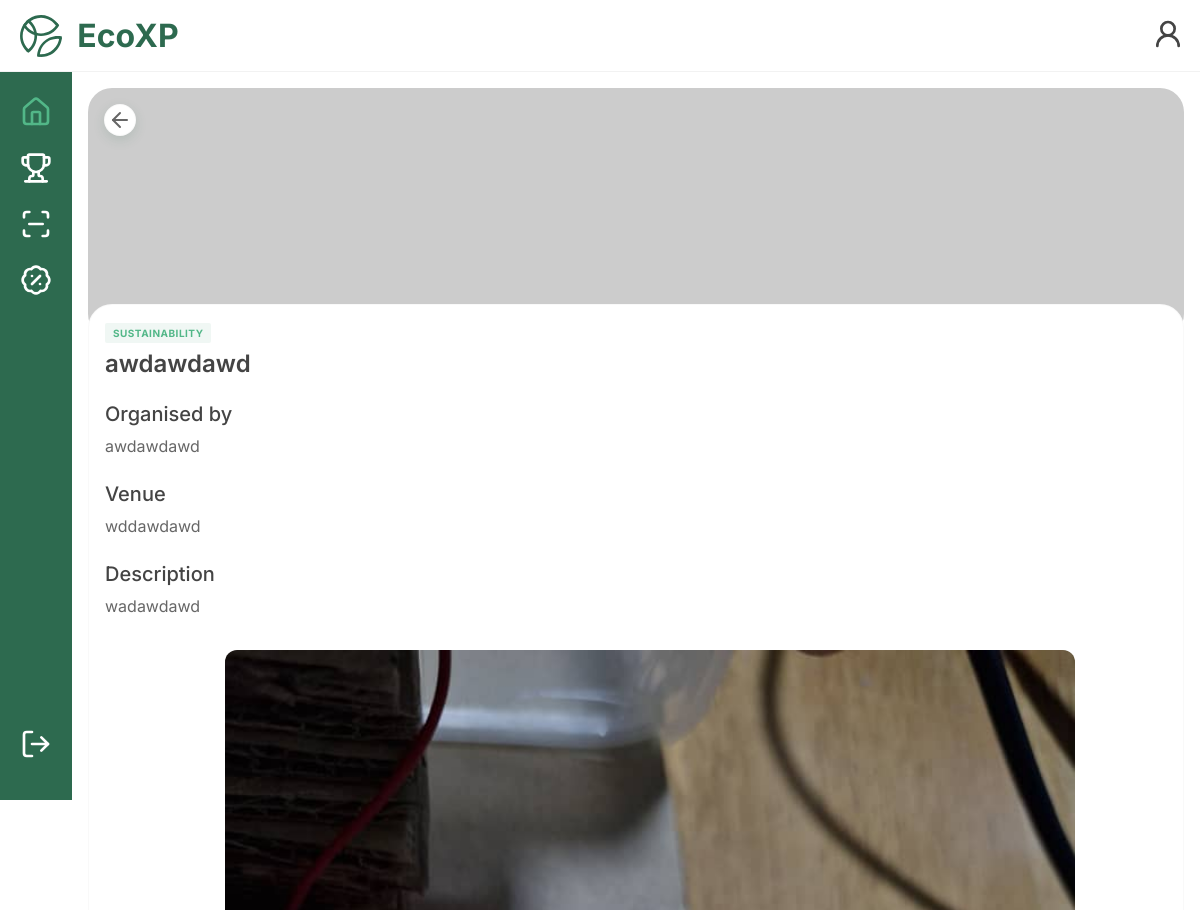
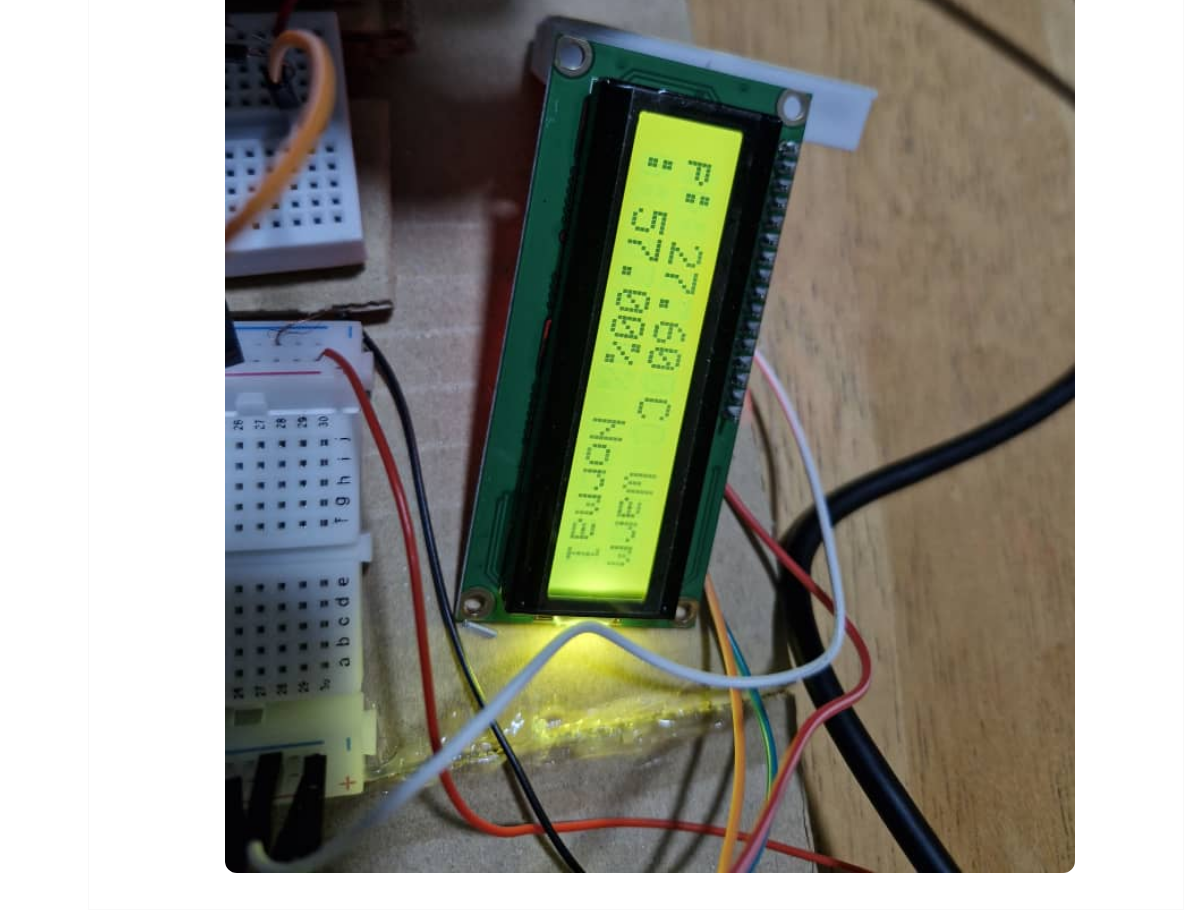
Screenshot of /participant-econews-example-mobile.php?id=22 (signed in) with the database file from the repository (2 pictures, top to bottom).
### tables this page shows
CREATE TABLE IF NOT EXISTS `eco_news` (
  `eco_news_id` int NOT NULL AUTO_INCREMENT,
  `title` varchar(100) NOT NULL,
  `description` text NOT NULL,
  `image_path` varchar(255) NOT NULL,
  `venue` text NOT NULL,
  `organised_by` varchar(255) NOT NULL,
  `events_id` int NOT NULL,
  `posted_by` int NOT NULL,
  PRIMARY KEY (`eco_news_id`),
  UNIQUE KEY `eco_news_id` (`eco_news_id`),
  KEY `events_id` (`events_id`),
  KEY `posted_by` (`posted_by`)
);

### participant-econews-example-mobile.php (the view, shortened to what this page needs)
<?php
    include("Database.php");
    if(isset($_GET['id'])){
        $news_id = (int) $_GET['id'];
        $sql = "SELECT eco_news_id, title, description, image_path, venue, organised_by FROM eco_news WHERE eco_news_id = $news_id";
        $result = mysqli_query($database, $sql);
        if(mysqli_num_rows($result) > 0){
            $news = mysqli_fetch_assoc($result);
        } else {
            echo "<script>alert('News not found.'); window.location.href = 'participants-home.php'; </script>";
            exit();
        }
    } else {
        echo "<script>alert('Invalid news ID.'); window.location.href = 'participants-home.php';</script>";
        exit();
    }
?>
<!DOCTYPE html>
<html lang="en">
<head>
    <link rel="stylesheet" href="mobile.css">
    <link rel="stylesheet" href="participant-econews-example-mobile.css">
</head>
<body>
    <header class="top-bar" role="banner">
        <div class="top-left">
            <button class="icon-btn no-hover topbar-icon" onclick="window.location.href='participant-home-mobile.php'"
                style="display:flex;align-items:center;gap:8px;">
                <h2 class="top-title">EcoXP</h2>
            </button>
        </div>
        <div class="top-right">
            <a href="participant-profile-mobile.php" aria-label="Profile" class="topbar-icon">
                <button class="icon-btn" aria-label="Profile">
                    <i data-lucide="user-round"></i>
                </button>
            </a>
        </div>
    </header>
    <nav class="side-bar" role="navigation" aria-label="Main">
        <div class="participant-icon-container">
            <div id="home-icon-box">
                <a href="participant-home-mobile.php" class="icon-link active sidebar-icon" aria-label="Home">
                    <button class="icon-btn"><i data-lucide="house"></i></button>
                </a>
            </div>
            <a class="icon-link sidebar-icon" href="participant-challenges-mobile.php" aria-label="Challenges">
                <button class="icon-btn"><i data-lucide="trophy"></i></button>
            </a>
            <a class="icon-link sidebar-icon" href="participant-action-submit-mobile.php"
                aria-label="Scan / Log Action">
                <button class="icon-btn"><i data-lucide="scan-line"></i></button>
            </a>
            <a class="icon-link sidebar-icon" href="participant-rewards-mobile.php" aria-label="Rewards">
                <button class="icon-btn"><i data-lucide="badge-percent"></i></button>
            </a>
        </div>
        <a class="icon-link sidebar-icon" href="logout.php" id="logout" aria-label="Logout">
            <button class="icon-btn"><i data-lucide="log-out"></i></button>
        </a>
    </nav>
<main class="main-content">
    <div class="hero">
        <div class="hero" style="background-image: url('https://picsum.photos/600/400');">
        <a href="participant-econews-mobile.php" class="return-btn" aria-label="Return button">
            <i data-lucide="arrow-left"></i>
        </a>
    </div>
    <div class="article-container">
        <div class="news-tag">Sustainability</div>
        <h1 class="article-title"><?php echo $news['title']; ?></h1>
        <h2>Organised by</h2>
        <p>
            <?php echo $news['organised_by']; ?>
        </p>
        <h2>Venue</h2>
        <p>
            <?php echo $news['venue'];?>
        </p>
        <h2>Description</h2>
        <p>
            <?php echo nl2br($news['description']); ?>
        </p>
        <img src="images/<?php echo htmlspecialchars($news['image_path']); ?>" alt="News image" class="article-img">
    </div>
</main>
</body>
</html>

### mobile.css (style rules this page uses)
.top-bar { position: fixed; top: 0; left: 0; right: 0; height: 72px; display: flex; align-items: center; justify-content: space-between; padding: 0 16px; background-color: rgba(255, 255, 255, 0.4); backdrop-filter: blur(20px); -webkit-backdrop-filter: blur(10px); border-bottom: 1px solid rgba(0, 0, 0, 0.05); z-index: 1000; }
.top-bar .top-left, .top-bar .top-center, .top-bar .top-right { display: flex; align-items: center; }
.top-bar .top-left { gap: 12px; flex: 0; }
.top-bar .top-right { gap: 12px; flex: 0; }
.top-bar .top-title { font-size: 32px; color: var(--primary-green); margin: 0; padding: 0; }
.icon-btn svg { flex-shrink: 0; display: block; }
.icon-btn.no-hover { padding: 8px 80px; gap: 8px; height: auto; }
.top-bar .top-left .icon-btn svg { flex-shrink: 0; }
.top-bar .top-left .icon-btn h2 { white-space: nowrap; }
.side-bar { position: fixed; top: 72px; left: 0; bottom: auto; width: 72px; background: var(--primary-green); display: flex; flex-direction: column; align-items: center; z-index: 900; padding-top: 24px; padding-bottom: 24px; max-height: calc(100vh - 72px); overflow-y: auto; }
.participant-icon-container { display: flex; flex-direction: column; align-items: center; gap: 24px; width: 100%; flex: 1; }
.icon-link { display: flex; align-items: center; justify-content: center; text-decoration: none; }
.icon-link .icon-btn { color: var(--card-white); stroke-width: 1.5; transition: all 0.2s ease; }
.icon-link.active .icon-btn { color: var(--secondary-green); stroke-width: 2.2; }
#logout { margin: auto; }
.side-bar { position: fixed; top: 72px; left: 0; bottom: 0; width: 72px; background: var(--primary-green); display: flex; align-items: flex-start; z-index: 900; padding-top: 24px; }
.participant-icon-container { display: flex; flex-direction: column; align-items: center; gap: 24px; width: 100%; }
.main-content { margin-left: 72px; margin-top: 72px; padding: 16px; min-height: calc(100vh - 72px); width: calc(100% - 72px); box-sizing: border-box; }
.sidebar-icon .icon-btn, .sidebar-icon .icon-btn svg, .sidebar-icon .icon-btn i { width: 32px; height: 32px; }
.topbar-icon .icon-btn, .topbar-icon .icon-btn svg, .topbar-icon .icon-btn i { width: 32px; height: 32px; }
.icon-link.active .icon-btn { color: var(--secondary-green); }
:root { --primary-green: #2D6A4F; --secondary-green: #52B788; --ice-mint: #f0f7f4; --shadow: rgba(45, 106, 79, 0.1); --card-white: #FFFFFF; --primary-text: #444444; --secondary-text: #666666; --line-black: #999999; }
* { margin: 0; padding: 0; box-sizing: border-box; font-family: 'Inter', sans-serif; }
html, body { height: 100%; overflow-x: hidden; }
body { padding-bottom: 96px; }
.return-btn { width: 32px; height: 32px; margin: 0px 16px 0px 0px; display: flex; align-items: center; justify-content: center; color: var(--secondary-text); background-color: var(--card-white); border-radius: 50%; border: 1px solid #99999910; box-shadow: 0 4px 12px rgba(45, 106, 79, 0.15); transition: all 0.2s ease; }
.icon-btn { width: 40px; height: 40px; color: var(--primary-text); stroke-width: 1.5; background: none; border: none; padding: 6px; display: inline-flex; align-items: center; justify-content: center; cursor: pointer; transition: transform 160ms ease, box-shadow 160ms ease; }
#logout { margin-top: auto; margin-bottom: 16px; }

### rows the page displays
eco_news: title "awdawdawd", organised_by "awdawdawd", venue "wddawdawd", description "wadawdawd", image_path (picture)
